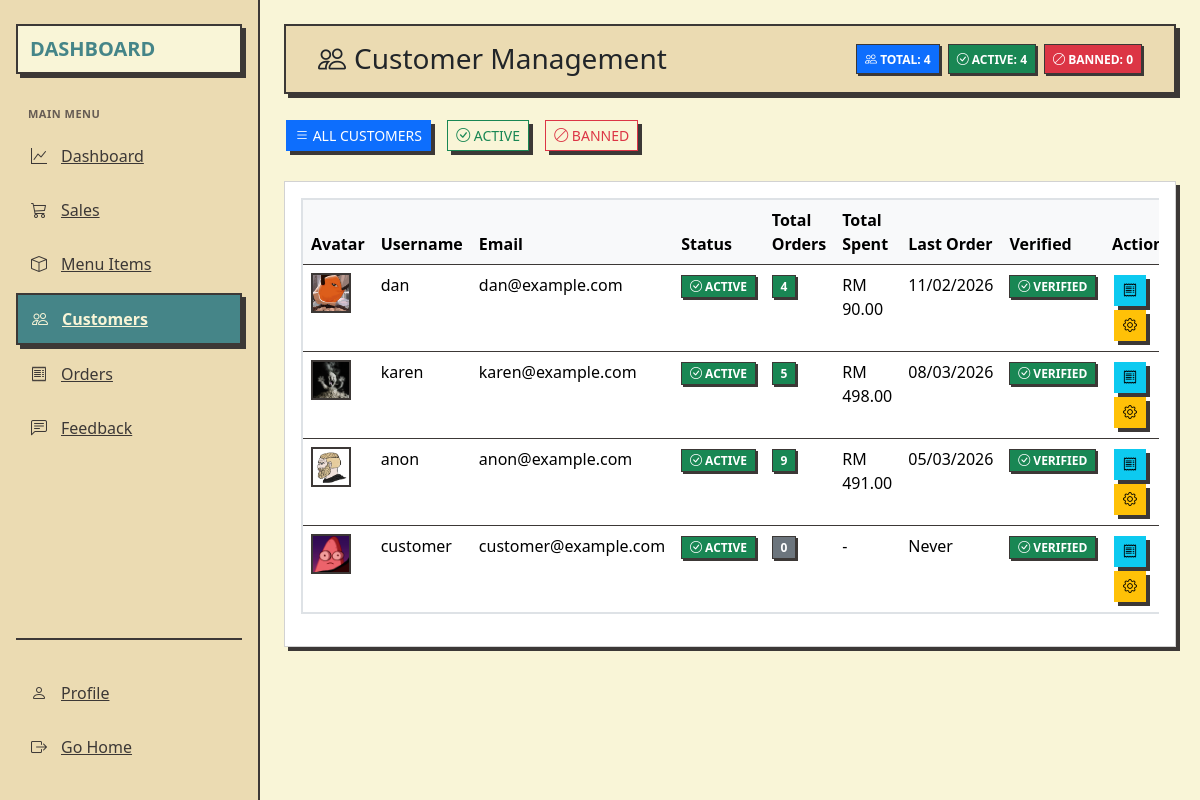
/customers.php (signed in), run on the app's committed database.
### tables this page shows
CREATE TABLE `users` (
  `id` int(11) NOT NULL,
  `username` varchar(50) NOT NULL,
  `email` varchar(100) NOT NULL,
  `password` varchar(255) NOT NULL,
  `role_id` int(11) NOT NULL,
  `email_verified` tinyint(1) DEFAULT 0,
  `verification_token` varchar(64) DEFAULT NULL,
  `token_expires` datetime DEFAULT NULL,
  `profile_picture` varchar(255) DEFAULT 'default-profile.png',
  `is_active` tinyint(1) DEFAULT 1,
  `banned_at` datetime DEFAULT NULL,
  `ban_reason` text DEFAULT NULL
);

### app/permission.php (called while the page is built, shortened)
<?php
function hasPermission($permission_name) {
    global $pdo;
    $role_id = $_SESSION['role_id'] ?? null;
    $stmt = $pdo->prepare('
        SELECT COUNT(*) FROM role_permissions
        INNER JOIN permissions ON role_permissions.permission_id = permissions.id
        WHERE role_permissions.role_id = :role_id AND permissions.permission_name = :permission_name
    ');
    $stmt->execute(['role_id' => $role_id, 'permission_name' => $permission_name]);
    return $stmt->fetchColumn() > 0;
}

### app/customer_functions.php (called while the page is built, shortened)
<?php
function getAllCustomers($pdo) {
    $sql = "SELECT u.*, r.role_name,
            (SELECT COUNT(*) FROM orders WHERE user_id = u.id) as total_orders,
            (SELECT SUM(total_amount) FROM orders WHERE user_id = u.id) as total_spent,
            (SELECT MAX(created_at) FROM orders WHERE user_id = u.id) as last_order_date
            FROM users u
            LEFT JOIN roles r ON u.role_id = r.id
            WHERE r.role_name = 'Customer'
            ORDER BY u.id DESC";
    $stmt = $pdo->prepare($sql);
    $stmt->execute();
    return $stmt->fetchAll(PDO::FETCH_ASSOC);
}
function getBannedCustomersCount($pdo) {
    $sql = "SELECT COUNT(*) as count FROM users WHERE role_id = 3 AND is_active = 0";
    $stmt = $pdo->prepare($sql);
    $stmt->execute();
    $result = $stmt->fetch(PDO::FETCH_ASSOC);
    return $result['count'];
}
function getActiveCustomersCount($pdo) {
    $sql = "SELECT COUNT(*) as count FROM users WHERE role_id = 3 AND is_active = 1";
    $stmt = $pdo->prepare($sql);
    $stmt->execute();
    $result = $stmt->fetch(PDO::FETCH_ASSOC);
    return $result['count'];
}
?>

### customers.php (the view, shortened to what this page needs)
<?php
require 'app/menu_functions.php';
require 'app/permission.php';
require 'app/customer_functions.php';
$filter = isset($_GET['filter']) ? $_GET['filter'] : 'all';
$customers = getAllCustomers($pdo);
$banned_count = getBannedCustomersCount($pdo);
$active_count = getActiveCustomersCount($pdo);
?>
<!DOCTYPE html>
<html lang="en">
<head>
    <link rel="stylesheet" href="assets/css/dashboard.css">
    <link href="assets/vendor/bootstrap-icons/bootstrap-icons.css" rel="stylesheet">
    <link href="assets/vendor/bootstrap/css/bootstrap.min.css" rel="stylesheet">
</head>
<body>
    <div class="app-container">
        <aside class="sidebar" id="sidebar">
            <div class="logo">
                <div class="logo-text">Dashboard</div>
            </div>
            <nav class="nav-section">
                <div class="nav-label">Main Menu</div>
                <a href="dashboard.php" class="nav-item">
                    <i class="bi bi-graph-up"></i>
                    <span>Dashboard</span>
                </a>
                <a href="sales.php" class="nav-item">
                    <i class="bi bi-cart3"></i>
                    <span>Sales</span>
                </a>
                <a href="menu_items.php" class="nav-item">
                    <i class="bi bi-box"></i>
                    <span>Menu Items</span>
                </a>
                <?php if (hasPermission('manage_customers')): ?>
                <a href="customers.php" class="nav-item active">
                    <i class="bi bi-people"></i>
                    <span>Customers</span>
                </a>
                <?php endif; ?>
                <a href="orders.php" class="nav-item">
                    <i class="bi bi-receipt"></i>
                    <span>Orders</span>
                </a>
                <?php if (hasPermission('manage_feedback')): ?>
                <a href="feedback.php" class="nav-item">
                    <i class="bi bi-chat-left-text"></i>
                    <span>Feedback</span>
                </a>
                <?php endif; ?>
            </nav>
            <div class="sidebar-footer">
                <a href="profile.php" class="nav-item">
                    <i class="bi bi-person"></i>
                    <span>Profile</span>
                </a>
                <a href="index.php" class="nav-item">
                    <i class="bi bi-box-arrow-right"></i>
                    <span>Go Home</span>
                </a>
            </div>
        </aside>
        <div class="main-content">
            <div class="p-4">
                <div class="top-bar d-flex justify-content-between align-items-center mb-4">
                    <h1 class="h3 mb-0">
                        <i class="bi bi-people me-2"></i>Customer Management
                    </h1>
                    <div class="d-flex gap-2">
                        <div class="badge bg-primary p-2">
                            <i class="bi bi-people"></i> Total: <?php echo count($customers); ?>
                        </div>
                        <div class="badge bg-success p-2">
                            <i class="bi bi-check-circle"></i> Active: <?php echo $active_count; ?>
                        </div>
                        <div class="badge bg-danger p-2">
                            <i class="bi bi-ban"></i> Banned: <?php echo $banned_count; ?>
                        </div>
                    </div>
                </div>
                <div class="filter-buttons">
                    <a href="?filter=all" class="btn btn-sm <?php echo $filter == 'all' ? 'btn-primary' : 'btn-outline-primary'; ?>">
                        <i class="bi bi-list"></i> All Customers
                    </a>
                    <a href="?filter=active" class="btn btn-sm <?php echo $filter == 'active' ? 'btn-success' : 'btn-outline-success'; ?>">
                        <i class="bi bi-check-circle"></i> Active
                    </a>
                    <a href="?filter=banned" class="btn btn-sm <?php echo $filter == 'banned' ? 'btn-danger' : 'btn-outline-danger'; ?>">
                        <i class="bi bi-ban"></i> Banned
                    </a>
                </div>
                <div class="card">
                    <div class="card-body">
                        <div class="table-responsive">
                            <table class="table table-hover">
                                <thead class="table-light">
                                    <tr>
                                        <th>Avatar</th>
                                        <th>Username</th>
                                        <th>Email</th>
                                        <th>Status</th>
                                        <th>Total Orders</th>
                                        <th>Total Spent</th>
                                        <th>Last Order</th>
                                        <th>Verified</th>
                                        <th>Actions</th>
                                    </tr>
                                </thead>
                                <tbody>
                                    <?php
                                    $filtered_customers = array_filter($customers, function($customer) use ($filter) {
                                        if ($filter == 'active') return $customer['is_active'] == 1;
                                        if ($filter == 'banned') return $customer['is_active'] == 0;
                                        return true;
                                    });
                                    if (empty($filtered_customers)):
                                    ?>
                                    <tr>
                                        <td colspan="9" class="text-center py-4">
                                            <i class="bi bi-people fs-1 d-block mb-3 text-muted"></i>
                                            <p class="text-muted">No customers found.</p>
                                        </td>
                                    </tr>
                                    <?php else: ?>
                                    <?php foreach ($filtered_customers as $customer): ?>
                                    <tr class="<?php echo $customer['is_active'] == 0 ? 'banned-row' : ''; ?>">
                                        <td>
                                            <?php if (!empty($customer['profile_picture'])): ?>
                                            <img src="<?php echo htmlspecialchars($customer['profile_picture']); ?>"
                                                alt="Avatar"
                                                class="customer-avatar"
                                                onerror="this.style.display='none'; this.nextElementSibling.style.display='flex';">
                                            <?php else: ?>
                                            <i class="bi bi-person-circle avatar-icon"></i>
                                            <?php endif; ?>
                                        </td>
                                        <td><?php echo htmlspecialchars($customer['username']); ?></td>
                                        <td><?php echo htmlspecialchars($customer['email']); ?></td>
                                        <td>
                                            <?php if ($customer['is_active'] == 1): ?>
                                            <span class="badge bg-success status-badge">
                                                <i class="bi bi-check-circle"></i> Active
                                            </span>
                                            <?php endif; ?>
                                        </td>
                                        <td>
                                            <span class="badge <?php echo ($customer['total_orders'] ?? 0) > 0 ? 'bg-success' : 'bg-secondary'; ?>">
                                                <?php echo $customer['total_orders'] ?? 0; ?>
                                            </span>
                                        </td>
                                        <td>
                                            <?php if (($customer['total_spent'] ?? 0) > 0): ?>
                                            RM <?php echo number_format($customer['total_spent'], 2); ?>
                                            <?php else: ?>
                                            -
                                            <?php endif; ?>
                                        </td>
                                        <td>
                                            <?php if ($customer['last_order_date']): ?>
                                            <?php echo date('d/m/Y', strtotime($customer['last_order_date'])); ?>
                                            <?php else: ?>
                                            Never
                                            <?php endif; ?>
                                        </td>
                                        <td>
                                            <?php if ($customer['email_verified']): ?>
                                            <span class="badge bg-success">
                                                <i class="bi bi-check-circle"></i> Verified
                                            </span>
                                            <?php else: ?>
                                            <span class="badge bg-warning">
                                                <i class="bi bi-exclamation-triangle"></i> Unverified
                                            </span>
                                            <?php endif; ?>
                                        </td>
                                        <td class="action-buttons">
                                            <button type="button" class="btn btn-sm btn-info"
                                                onclick="viewOrders(<?php echo $customer['id']; ?>)"
                                                data-bs-toggle="tooltip" title="View Orders">
                                                <i class="bi bi-receipt"></i>
                                            </button>
                                            <button type="button" class="btn btn-sm btn-warning"
                                                onclick="openEditModal(<?php echo htmlspecialchars(json_encode($customer)); ?>)"
                                                data-bs-toggle="tooltip" title="Manage Customer">
                                                <i class="bi bi-gear"></i>
                                            </button>
                                        </td>
                                    </tr>
                                    <?php endforeach; ?>
                                    <?php endif; ?>
                                </tbody>
                            </table>
                        </div>
                    </div>
                </div>
            </div>
        </div>
    </div>
</body>
</html>

### data on the page
users: profile_picture (picture), username "dan", email "dan@example.com", is_active 1 (drawn), total_orders "4", total_spent "90.00", last_order_date "11/02/2026", email_verified 1 (drawn)
users: profile_picture (picture), username "karen", email "karen@example.com", is_active 1 (drawn), total_orders "5", total_spent "498.00", last_order_date "08/03/2026", email_verified 1 (drawn)
users: profile_picture (picture), username "anon", email "anon@example.com", is_active 1 (drawn), total_orders "9", total_spent "491.00", last_order_date "05/03/2026", email_verified 1 (drawn)
users: profile_picture (picture), username "customer", email "customer@example.com", is_active 1 (drawn), total_orders "0", shows "Never", email_verified 1 (drawn)

### other printed values
count($customers) "4"
$active_count "4"
$banned_count "0"
